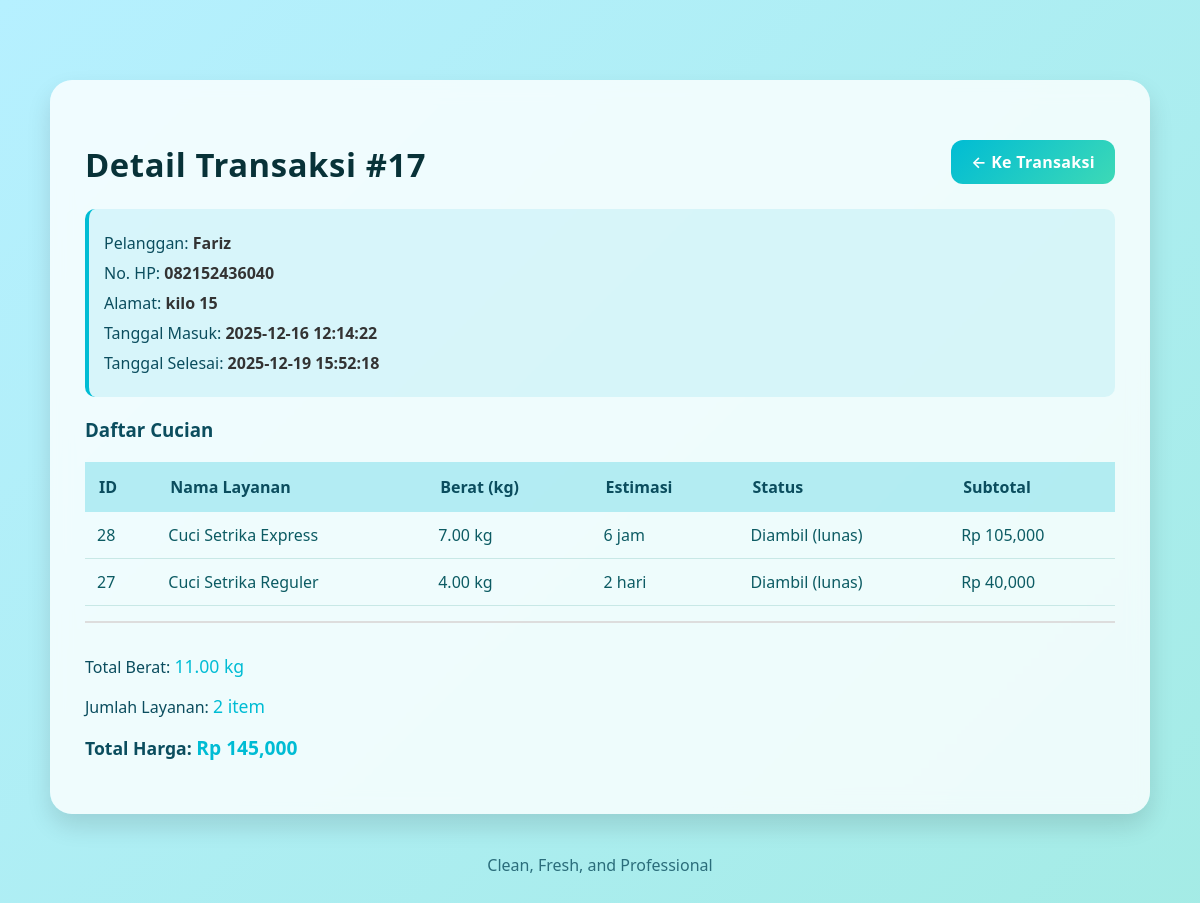
The page /app/Controllers/TransaksiController.php?aksi=detail&id_transaksi=17 on the database its author committed.
### tables this page shows
CREATE TABLE `pelanggan` (
  `id_pelanggan` int(11) NOT NULL,
  `nama` varchar(100) NOT NULL,
  `no_hp` varchar(20) DEFAULT NULL,
  `alamat` text DEFAULT NULL,
  `deleted_at` datetime DEFAULT NULL
);

CREATE TABLE `transaksi` (
  `id_transaksi` int(11) NOT NULL,
  `id_pelanggan` int(11) DEFAULT NULL,
  `id_pegawai` varchar(20) DEFAULT NULL,
  `tanggal_masuk` datetime DEFAULT NULL,
  `tanggal_selesai` datetime DEFAULT NULL,
  `status` varchar(50) DEFAULT 'Belum Lunas',
  `total_harga` decimal(10,2) DEFAULT 0.00,
  `metode_pembayaran` enum('Cash','Transfer','QRIS') DEFAULT 'Cash',
  `deleted_at` datetime DEFAULT NULL
);

CREATE TABLE `layanan` (
  `id_layanan` int(11) NOT NULL,
  `id_pelanggan` int(11) DEFAULT NULL,
  `nama_layanan` varchar(100) NOT NULL,
  `berat` int(11) DEFAULT 0,
  `estimasi` varchar(50) DEFAULT NULL,
  `status` varchar(20) DEFAULT 'proses',
  `deleted_at` datetime DEFAULT NULL
);

### core/Controller.php (called while the page is built, shortened)
<?php
class Controller {
    public function model($model) {
        return new $model;
    }
    public function view($path, $data = []) {
        extract($data);
        $viewFile = __DIR__ . "/../app/Views/$path.php";
        require_once $viewFile;
    }
}

### config/koneksi.php (called while the page is built, shortened)
<?php
class Database {
    private static $instance = null;
    public static function connect() {
        if (self::$instance === null) {
            try {
                self::$instance = new PDO(
                    "mysql:host=" . DB_HOST . ";dbname=" . DB_NAME . ";charset=utf8mb4",
                    DB_USER,
                    DB_PASS,
                    [
                        PDO::ATTR_ERRMODE => PDO::ERRMODE_EXCEPTION,
                        PDO::ATTR_DEFAULT_FETCH_MODE => PDO::FETCH_ASSOC,
                        PDO::ATTR_EMULATE_PREPARES => false
                    ]
                );
            } catch (PDOException $e) {
                die("Database Connection Error: " . $e->getMessage());
            }
        }
        return self::$instance;
    }
}

### core/Model.php (called while the page is built, shortened)
<?php
require_once __DIR__ . '/../config/koneksi.php';
require_once __DIR__ . '/QueryBuilder.php';
class Model {
    protected $db;
    protected $table;
    public function __construct() {
        $this->db = Database::connect();
    }
    protected function getQueryBuilder($table = null, $pk = 'id') {
        return new QueryBuilder($this->db, $table ?? $this->table, $pk);
    }
}

### core/QueryBuilder.php (called while the page is built, shortened)
<?php
class QueryBuilder {
    protected $pdo;
    protected $table;
    protected $pk = 'id';
    public function __construct($pdo = null, $table = null, $pk = 'id') {
        $this->pdo = $pdo ?? $GLOBALS['db'] ?? null;
        $this->table = $table;
        $this->pk = $pk ?? 'id';
    }
    public function find($id) {
        $sql = "SELECT * FROM {$this->table} WHERE {$this->pk} = :id LIMIT 1";
        $stmt = $this->pdo->prepare($sql);
        $stmt->execute([':id' => $id]);
        return $stmt->fetch();
    }
    public function raw($sql, $params = []) {
        $stmt = $this->pdo->prepare($sql);
        $stmt->execute($params);
        return $stmt->fetchAll();
    }
}
?>

### app/Models/Transaksi.php (called while the page is built, shortened)
<?php
require_once __DIR__ . '/../../core/Model.php';
class Transaksi extends Model {
    protected $table = 'transaksi';
    protected $primaryKey = 'id_transaksi';
    public function getById($id) {
        $qb = $this->getQueryBuilder($this->table, $this->primaryKey);
        $result = $qb->raw(
            "SELECT t.*, p.nama as nama_pelanggan, p.no_hp as no_hp
            FROM {$this->table} t
            LEFT JOIN pelanggan p ON t.id_pelanggan = p.id_pelanggan
            WHERE t.id_transaksi = ? AND t.deleted_at IS NULL",
            [$id]
        );
        return $result[0] ?? null;
    }
    public function findByPelangganAndDate($id_pelanggan, $tanggal) {
        $qb = $this->getQueryBuilder($this->table, $this->primaryKey);
        $result = $qb->raw(
            "SELECT t.* FROM {$this->table} t
            WHERE t.id_pelanggan = ? AND DATE(t.tanggal_masuk) = ? AND t.deleted_at IS NULL LIMIT 1",
            [$id_pelanggan, $tanggal]
        );
        return $result[0] ?? null;
    }
}

### app/Models/Pelanggan.php (called while the page is built, shortened)
<?php
require_once __DIR__ . '/../../core/Model.php';
class Pelanggan extends Model {
    protected $table = 'pelanggan';
    protected $primaryKey = 'id_pelanggan';
    public function getById($id) {
        $qb = $this->getQueryBuilder($this->table, $this->primaryKey);
        return $qb->find($id);
    }
}

### app/Models/Layanan.php (called while the page is built, shortened)
<?php
require_once __DIR__ . '/../../core/Model.php';
    class Layanan extends Model {
        protected $table = 'layanan';
        protected $primaryKey = 'id_layanan';
        public function getByPelangganAndDate($id_pelanggan, $tanggal) {
            $qb = $this->getQueryBuilder($this->table, $this->primaryKey);
            return $qb->raw(
                "SELECT l.* FROM {$this->table} l
                LEFT JOIN detail_transaksi dt ON l.id_layanan = dt.id_layanan
                LEFT JOIN transaksi t ON dt.id_transaksi = t.id_transaksi
                WHERE l.id_pelanggan = ? AND DATE(t.tanggal_masuk) = ? AND l.deleted_at IS NULL
                ORDER BY l.id_layanan DESC",
                [$id_pelanggan, $tanggal]
            );
        }
    }

### app/Views/laporan/detail_transaksi.php (the view, shortened to what this page needs)
<!DOCTYPE html>
<html lang="id">
<head>
    <link rel="stylesheet" href="/bellaundry/public/assets/css/style.css">
</head>
<body>
<div class="container-crud">
    <div class="card-crud">
        <div style="display:flex; justify-content:space-between; align-items:center;">
            <h2 class="card-title">Detail Transaksi #<?= htmlspecialchars($id_transaksi) ?></h2>
            <?php
                $kembali_link = "/bellaundry/app/Controllers/TransaksiController.php?aksi=index";
            ?>
            <a href="<?= $kembali_link ?>" class="btn-gradient">← Ke Transaksi</a>
        </div>
        <div class="detail-info">
            <p>Pelanggan: <span><?= htmlspecialchars($pelanggan['nama'] ?? '-') ?></span></p>
            <p>No. HP: <span><?= htmlspecialchars($pelanggan['no_hp'] ?? '-') ?></span></p>
            <p>Alamat: <span><?= htmlspecialchars($pelanggan['alamat'] ?? '-') ?></span></p>
            <p>Tanggal Masuk: <span><?= htmlspecialchars($transaksi['tanggal_masuk'] ?? '-') ?></span></p>
            <p>Tanggal Selesai: <span><?= htmlspecialchars($transaksi['tanggal_selesai'] ?? '-') ?></span></p>
        </div>
        <h3 style="color: #0b4d5e; margin: 20px 0 15px 0;">Daftar Cucian</h3>
        <table class="table-crud">
            <tr>
                <th>ID</th>
                <th>Nama Layanan</th>
                <th>Berat (kg)</th>
                <th>Estimasi</th>
                <th>Status</th>
                <th>Subtotal</th>
            </tr>
            <?php
            $totalBerat = 0;
            $totalSubtotal = 0;
            $jumlahLayanan = 0;
            if (!empty($detail)) {
                foreach ($detail as $row):
                    $totalBerat += $row['berat'];
                    $jumlahLayanan++;
                    $subtotal = 0;
                    switch($row['nama_layanan']) {
                        case 'Cuci Setrika Reguler': $subtotal = $row['berat'] * 10000; break;
                        case 'Cuci Setrika Express': $subtotal = $row['berat'] * 15000; break;
                    }
                    $totalSubtotal += $subtotal;
            ?>
                <tr>
                    <td><?= htmlspecialchars($row['id_layanan']) ?></td>
                    <td><?= htmlspecialchars($row['nama_layanan']) ?></td>
                    <td><?= number_format($row['berat'], 2) ?> kg</td>
                    <td><?= htmlspecialchars($row['estimasi']) ?></td>
                    <td><?= htmlspecialchars($row['status'] ?? '-') ?></td>
                    <td>Rp <?= number_format($subtotal, 0) ?></td>
                </tr>
            <?php
                endforeach;
            } else {
                echo '<tr><td colspan="6" style="text-align:center; padding:20px;">Tidak ada data layanan</td></tr>';
            }
            ?>
        </table>
        <?php if (!empty($detail)): ?>
        <div style="text-align:left; margin-top:15px; padding-top:15px; border-top:2px solid #ddd;">
            <p style="font-size:1rem; color:#0b4d5e; font-weight:500;">
                Total Berat: <span style="color:#00bcd4; font-size:1.1rem;">
                    <?= number_format($totalBerat, 2) ?> kg
                </span>
            </p>
            <p style="font-size:1rem; color:#0b4d5e; font-weight:500;">
                Jumlah Layanan: <span style="color:#00bcd4; font-size:1.1rem;">
                    <?= $jumlahLayanan ?> item
                </span>
            </p>
            <p style="font-size:1.1rem; color:#0b4d5e; font-weight:600; margin-top:10px;">
                Total Harga: <span style="color:#00bcd4; font-size:1.2rem;">
                    Rp <?= number_format($totalSubtotal ?? 0, 0) ?>
                </span>
            </p>
        </div>
        <?php endif; ?>
    </div>
    <div class="footer-crud">
    Clean, Fresh, and Professional
    </div>
</div>
</body>
</html>

### public/assets/css/style.css (style rules this page uses)
body { margin: 0; padding: 0; font-family: var(--font-sans); background: #f4f6f9; }
:root { --font-sans: 'Poppins', system-ui, -apple-system, 'Segoe UI', Roboto, 'Helvetica Neue', Arial; --font-heading: 'Poppins', system-ui, -apple-system, 'Segoe UI', Roboto, 'Helvetica Neue', Arial; --muted: #6b8f95; }
body { font-family: var(--font-sans); background: linear-gradient(135deg, #b6f0ff, #9be9d8, #c3fff1); background-size: 300% 300%; animation: flowBg 12s ease infinite; margin: 0; padding: 0; color: #083238; }
.container-crud { max-width: 1100px; margin: 60px auto; padding: 20px; }
.card-crud { background: rgba(255,255,255,0.8); backdrop-filter: blur(10px); padding: 35px; border-radius: 22px; box-shadow: 0 12px 25px rgba(0,0,0,0.12); }
.card-title { font-family: var(--font-heading); font-size: 2.05rem; font-weight: 600; color: #083238; margin-bottom: 22px; letter-spacing: 0.6px; }
.btn-gradient { background: linear-gradient(135deg, #00bcd4, #3dd9b6); color: white; border: none; padding: 11px 20px; border-radius: 12px; cursor: pointer; font-weight: 600; transition: transform 0.22s ease, box-shadow 0.22s ease; text-decoration: none; letter-spacing: 0.3px; }
.table-crud { width: 100%; border-collapse: collapse; margin-top: 20px; }
.table-crud th { background: rgba(0, 188, 212, 0.25); padding: 14px; text-align: left; font-weight: 600; color: #0b4d5e; }
.table-crud td { padding: 12px; border-bottom: 1px solid #c8e8e6; color: #0c5b63; }
.footer-crud { margin-top: 40px; text-align: center; color: #0b4d5e; opacity: 0.8; }

### app/Views/laporan/detail_transaksi.php (style rules this page uses)
.detail-info { background: rgba(0, 188, 212, 0.1); padding: 15px; border-radius: 10px; margin-bottom: 20px; border-left: 4px solid #00bcd4; }
.detail-info p { margin: 8px 0; color: #0b4d5e; font-weight: 500; }
.detail-info span { color: #333; font-weight: 600; }

### rows shown on the page
pelanggan: nama "Fariz", no_hp "082152436040", alamat "kilo 15"
transaksi: tanggal_masuk "2025-12-16 12:14:22", tanggal_selesai "2025-12-19 15:52:18"
layanan: id_layanan "28", nama_layanan "Cuci Setrika Express", berat "7.00", estimasi "6 jam", status "Diambil (lunas)", berat "105,000"
layanan: id_layanan "27", nama_layanan "Cuci Setrika Reguler", berat "4.00", estimasi "2 hari", status "Diambil (lunas)", berat "40,000"

### other values the page prints
$id_transaksi "17"
$totalBerat "11.00"
$jumlahLayanan "2"
$totalSubtotal "145,000"
